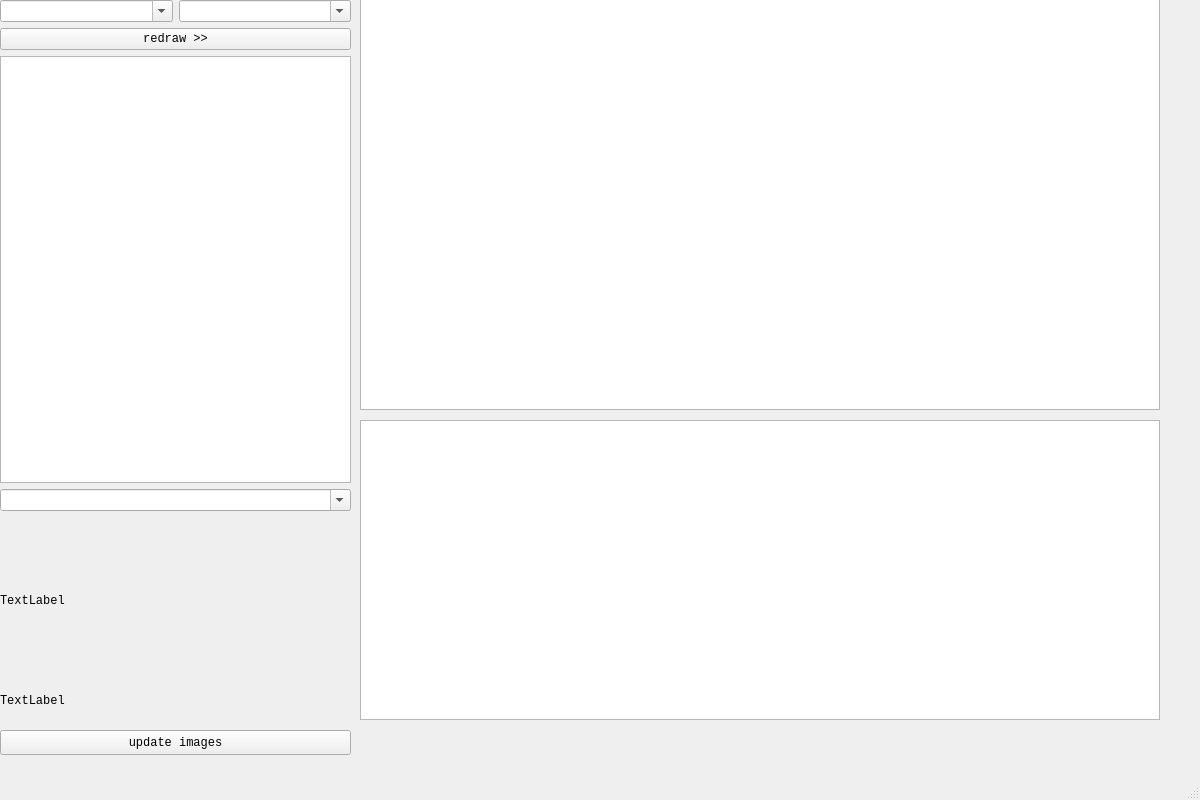
<?xml version="1.0" encoding="UTF-8"?>
<ui version="4.0">
 <class>MainWindow</class>
 <widget class="QMainWindow" name="MainWindow">
  <property name="geometry">
   <rect>
    <x>0</x>
    <y>0</y>
    <width>1200</width>
    <height>800</height>
   </rect>
  </property>
  <property name="font">
   <font>
    <family>Monospace</family>
   </font>
  </property>
  <property name="windowTitle">
   <string>MainWindow</string>
  </property>
  <widget class="QWidget" name="centralwidget">
   <widget class="QWidget" name="layoutWidget">
    <property name="geometry">
     <rect>
      <x>0</x>
      <y>0</y>
      <width>351</width>
      <height>511</height>
     </rect>
    </property>
    <layout class="QVBoxLayout" name="verticalLayout_2">
     <item>
      <layout class="QVBoxLayout" name="verticalLayout">
       <item>
        <layout class="QHBoxLayout" name="horizontalLayout">
         <item>
          <widget class="QComboBox" name="comboBox">
           <property name="editable">
            <bool>true</bool>
           </property>
          </widget>
         </item>
         <item>
          <widget class="QComboBox" name="comboBox_2">
           <property name="editable">
            <bool>true</bool>
           </property>
          </widget>
         </item>
        </layout>
       </item>
       <item>
        <widget class="QPushButton" name="pushButton">
         <property name="text">
          <string>redraw &gt;&gt;</string>
         </property>
        </widget>
       </item>
       <item>
        <widget class="QTextBrowser" name="textBrowser">
         <property name="sizePolicy">
          <sizepolicy hsizetype="Expanding" vsizetype="Expanding">
           <horstretch>0</horstretch>
           <verstretch>0</verstretch>
          </sizepolicy>
         </property>
         <property name="font">
          <font>
           <family>Roboto Mono</family>
           <pointsize>9</pointsize>
          </font>
         </property>
         <property name="textInteractionFlags">
          <set>Qt::TextBrowserInteraction</set>
         </property>
        </widget>
       </item>
      </layout>
     </item>
     <item>
      <widget class="QComboBox" name="comboBox_3">
       <property name="editable">
        <bool>true</bool>
       </property>
      </widget>
     </item>
    </layout>
   </widget>
   <widget class="QLabel" name="label">
    <property name="geometry">
     <rect>
      <x>0</x>
      <y>680</y>
      <width>349</width>
      <height>41</height>
     </rect>
    </property>
    <property name="text">
     <string>TextLabel</string>
    </property>
    <property name="wordWrap">
     <bool>true</bool>
    </property>
   </widget>
   <widget class="QLabel" name="label_2">
    <property name="geometry">
     <rect>
      <x>0</x>
      <y>530</y>
      <width>349</width>
      <height>141</height>
     </rect>
    </property>
    <property name="text">
     <string>TextLabel</string>
    </property>
   </widget>
   <widget class="QChartView" name="myplot">
    <property name="geometry">
     <rect>
      <x>360</x>
      <y>420</y>
      <width>800</width>
      <height>300</height>
     </rect>
    </property>
   </widget>
   <widget class="QChartView" name="myplot_2">
    <property name="geometry">
     <rect>
      <x>360</x>
      <y>-1</y>
      <width>800</width>
      <height>411</height>
     </rect>
    </property>
   </widget>
   <widget class="QPushButton" name="pushButton_2">
    <property name="geometry">
     <rect>
      <x>0</x>
      <y>730</y>
      <width>351</width>
      <height>25</height>
     </rect>
    </property>
    <property name="text">
     <string>update images</string>
    </property>
   </widget>
  </widget>
  <widget class="QMenuBar" name="menubar">
   <property name="geometry">
    <rect>
     <x>0</x>
     <y>0</y>
     <width>1200</width>
     <height>22</height>
    </rect>
   </property>
  </widget>
  <widget class="QStatusBar" name="statusbar"/>
 </widget>
 <customwidgets>
  <customwidget>
   <class>QChartView</class>
   <extends>QGraphicsView</extends>
   <header>QtCharts</header>
  </customwidget>
 </customwidgets>
 <resources/>
 <connections/>
</ui>
